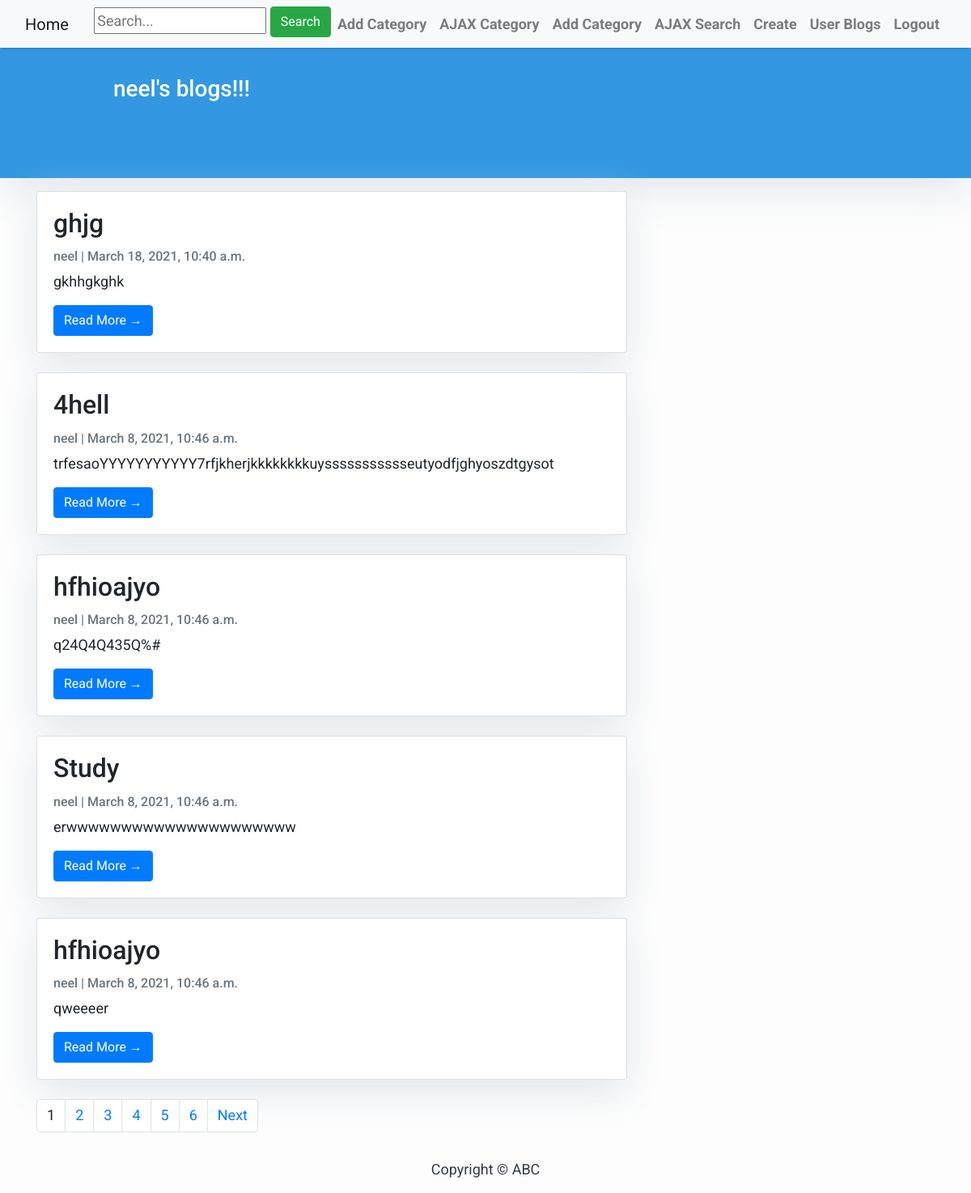
/user_list/ (signed in), run on an earlier commit of the app's database.
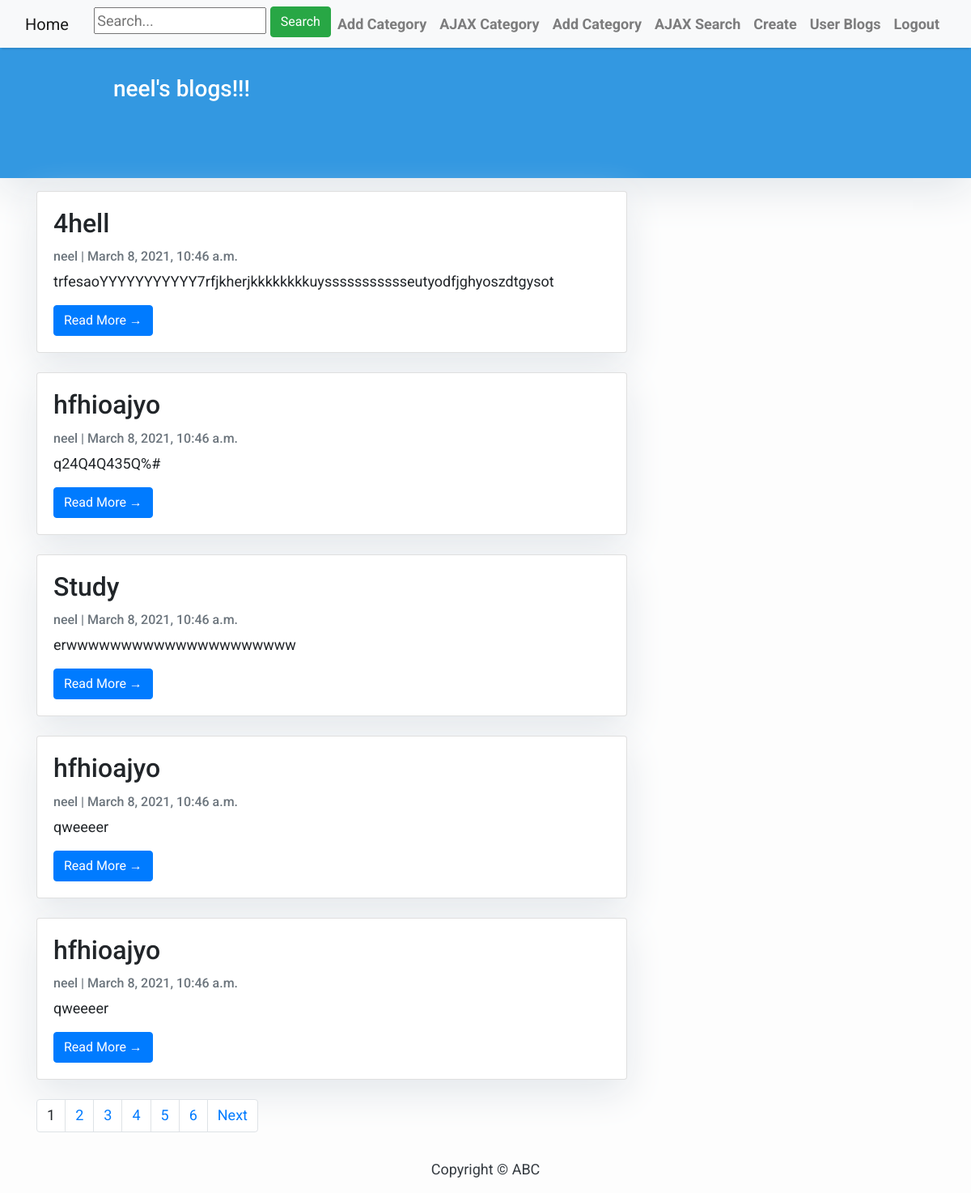
And on a later commit of the database.
### blog/models.py (models this page shows, shortened)
class Post(models.Model):
    title = models.CharField('title for post', max_length=200)
    author = models.ForeignKey(
        User, on_delete=models.CASCADE, related_name='blog_posts')
    updated_on = models.DateTimeField(auto_now=True)
    content = models.TextField()
    category = models.ForeignKey(
        Category, verbose_name="Category", on_delete=models.CASCADE, blank=True, null=True)
    created_on = models.DateTimeField(
        editable=True, auto_now_add=False, default=django.utils.timezone.now)
    slug = models.CharField(max_length=200, unique=True)
    class Meta:
        ordering = ['-created_on']

### blog/views.py (the view)
# urls.py: path(r'user_list/', views.user_list, name='user_list'),
def user_list(request):
    if request.user.is_authenticated:
        data = Post.objects.filter(author=request.user).order_by('-created_on')
        paginator = Paginator(data, 5)
        page_number = request.GET.get('page')
        try:
            blogs = paginator.page(page_number)
        except PageNotAnInteger:
            blogs = paginator.page(1)
        except EmptyPage:
            blogs = paginator.page(paginator.num_pages)
        return render(request, 'blog/user_list.html', {'data': blogs, 'name': request.user})
    else:
        return redirect('blog:login')

### blog/templates/blog/user_list.html (shortened to what this page needs)
{% extends "blog/base.html" %}
{% block content %}
<header class="masthead">
    <div class="container">
        <div class="row">
            <div class=" col-md-8 col-md-10 mx-auto">
                <div class="site-heading">
                    <h3 class=" site-heading my-4 mt-3 text-white">{{ request.user }}'s blogs!!! </h3>
                    <br><br>
                </div>
            </div>
        </div>
    </div>
</header>
<div class="container">
    <div class="row">
        <div class="col-md-8 mt-3 left">
            {% for post in data %}
            <div class="card mb-4">
                <div class="card-body">
                    <h2 class="card-title">{{ post.title }}</h2>
                    <p class="card-text text-muted h6">{{ post.author }} | {{ post.created_on}} </p>
                    <p class="card-text">{{post.content|slice:":200" }}</p>
                    {%if post.slug%}
                    <a href="{% url 'blog:post_detail' page=1 slug=post.slug   %}" class="btn btn-primary">Read More &rarr;</a>
                    {%endif%}
                </div>
            </div>
            {% endfor %}
            <div>
                <span>
                    <ul class="pagination">
                    {% for i in data.paginator.page_range %}
                        {% if data.number == i %}
                            <li class="page-item"><span><a class="page-link">{{i}}</a></span></li>
                        {% else %}
                        <li class="page-item"><a class="page-link" href="?page={{ i }}">{{i}}</a></li>
                        {% endif %}
                    {% endfor %}
                    {% if data.has_next %}
                    <li class="page-item"><a class="page-link" href="?page={{ data.next_page_number }}">Next</a></li>
                    {% endif %}
                </ul>
                </span>
            </div>
        </div>
    </div>
</div>
{%endblock%}

What changed in the data, as far as the page shows it:
removed Post: title "ghjg", author "neel", created_on "March 18, 2021, 10:40 a.m.", content "gkhhgkghk", slug "Read More →"
now on this page (row unchanged): Post: title "hfhioajyo", author "neel", created_on "March 8, 2021, 10:46 a.m.", content "qweeeer", slug "Read More →"
